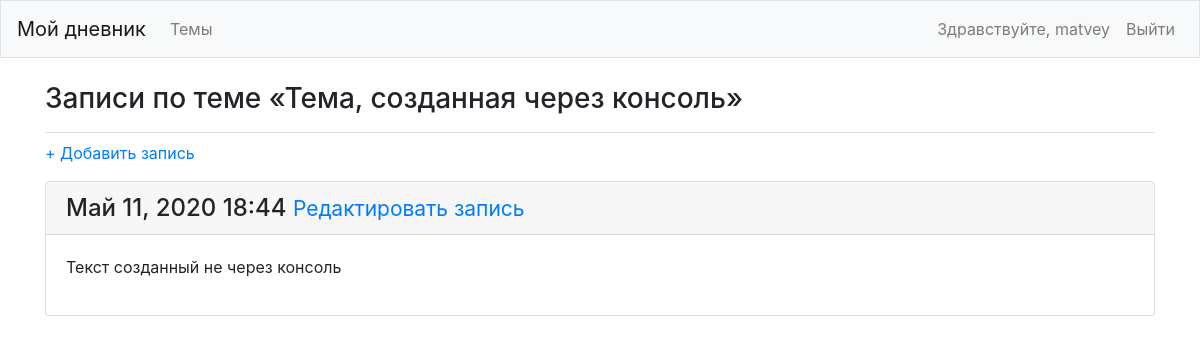
The page /topics/3/ (signed in) on the database its author committed.
### learning_logs/models.py (models this page shows, shortened)
class Topic(models.Model):
    text = models.CharField(max_length=200)
    date_added = models.DateTimeField(auto_now_add=True)
    owner = models.ForeignKey(User, on_delete=models.CASCADE)
    def __str__(self):
        return self.text

class Entry(models.Model):
    topic = models.ForeignKey(Topic, on_delete=models.CASCADE)
    text = models.TextField()
    date_added = models.DateTimeField(auto_now_add=True)
    class Meta:
        verbose_name_plural = "entries"

### learning_logs/views.py (the view)
# urls.py: path("topics/<int:topic_id>/", views.topic, name="topic"),
@login_required
def topic(request, topic_id):
	topic = Topic.objects.get(id=topic_id)
	if not check_topic_owner(topic.owner, request.user):
		raise Http404
	entries = topic.entry_set.order_by("-date_added")
	context = {"topic": topic, "entries": entries}
	return render(request, "learning_logs/topic.html", context)

### learning_logs/views.py (called while the page is built)
def check_topic_owner(owner, user):
	return owner == user

### learning_logs/templates/learning_logs/topic.html
{% extends "learning_logs/base.html" %}
{% block page_header %}
	<h3>Записи по теме «{{ topic }}»</h3>
{% endblock page_header %}
{% block content %}
<p>
	<a href="{% url 'learning_logs:new_entry' topic.id %}">+ Добавить запись</a>
</p>
	{% for entry in entries %}
		<div class="card mb-3">
			<h4 class="card-header">
				{{ entry.date_added|date:'M d, Y H:i' }}
				<small><a href="{% url 'learning_logs:edit_entry' entry.id %}">Редактировать запись</a></small>
			</h4>
			<div class="card-body">
				{{ entry.text|linebreaks }}
			</div>
		</div>
	{% empty %}
	<p>По этой теме еще не добавлено ни одной записи :(</p>
	{% endfor %}
{% endblock content %}

### learning_logs/templates/learning_logs/base.html (shortened to what this page needs)
{% load bootstrap4 %}
<!DOCTYPE html>
<html lang="ru">
<head>
	{% bootstrap_css %}
</head>
<body>
	<nav class="navbar navbar-expand-md navbar-light bg-light mb-4 border">
		<a class="navbar-brand" href="{% url 'learning_logs:index' %}">Мой дневник</a>
		<div class="collapse navbar-collapse" id="navbarCollapse">
			<ul class="navbar-nav mr-auto">
				<li class="nav-item">
					<a href="{% url 'learning_logs:topics' %}" class="nav-link">Темы</a>
				</li>
			</ul>
			<ul class="navbar-nav ml-auto">
				{% if user.is_authenticated %}
					<li class="nav-item mr-2">
						<span class="navbar-text">Здравствуйте, {{ user.username }}</span>
					</li>
					<li class="nav-item">
						<a href="{% url 'users:logout' %}" class="nav-link">Выйти</a>
					</li>
				{% endif %}
			</ul>
		</div>
	</nav>
	<main role="main" class="container">
		<div class="pb-2 mb-2 border-bottom">
			{% block page_header %}{% endblock page_header %}
		</div>
		<div>
			{% block content %}{% endblock content %}
		</div>
	</main>
</body>
</html>

### rows shown on the page
Topic: text "Тема, созданная через консоль"
Entry: date_added "Май 11, 2020 18:44", text "Текст созданный не через консоль"

### other values the page prints
{{ user.username }} "matvey"
